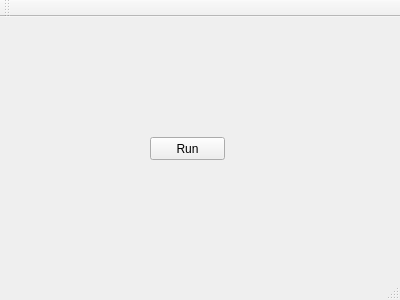
<?xml version="1.0" encoding="UTF-8"?>
<ui version="4.0">
 <class>MainWindow</class>
 <widget class="QMainWindow" name="MainWindow">
  <property name="geometry">
   <rect>
    <x>0</x>
    <y>0</y>
    <width>400</width>
    <height>300</height>
   </rect>
  </property>
  <property name="windowTitle">
   <string>MainWindow</string>
  </property>
  <widget class="QWidget" name="centralWidget">
   <widget class="QPushButton" name="m_runButton">
    <property name="geometry">
     <rect>
      <x>150</x>
      <y>120</y>
      <width>75</width>
      <height>23</height>
     </rect>
    </property>
    <property name="text">
     <string>Run</string>
    </property>
   </widget>
  </widget>
  <widget class="QMenuBar" name="menuBar">
   <property name="geometry">
    <rect>
     <x>0</x>
     <y>0</y>
     <width>400</width>
     <height>21</height>
    </rect>
   </property>
  </widget>
  <widget class="QToolBar" name="mainToolBar">
   <attribute name="toolBarArea">
    <enum>TopToolBarArea</enum>
   </attribute>
   <attribute name="toolBarBreak">
    <bool>false</bool>
   </attribute>
  </widget>
  <widget class="QStatusBar" name="statusBar"/>
 </widget>
 <layoutdefault spacing="6" margin="11"/>
 <resources/>
 <connections/>
</ui>
